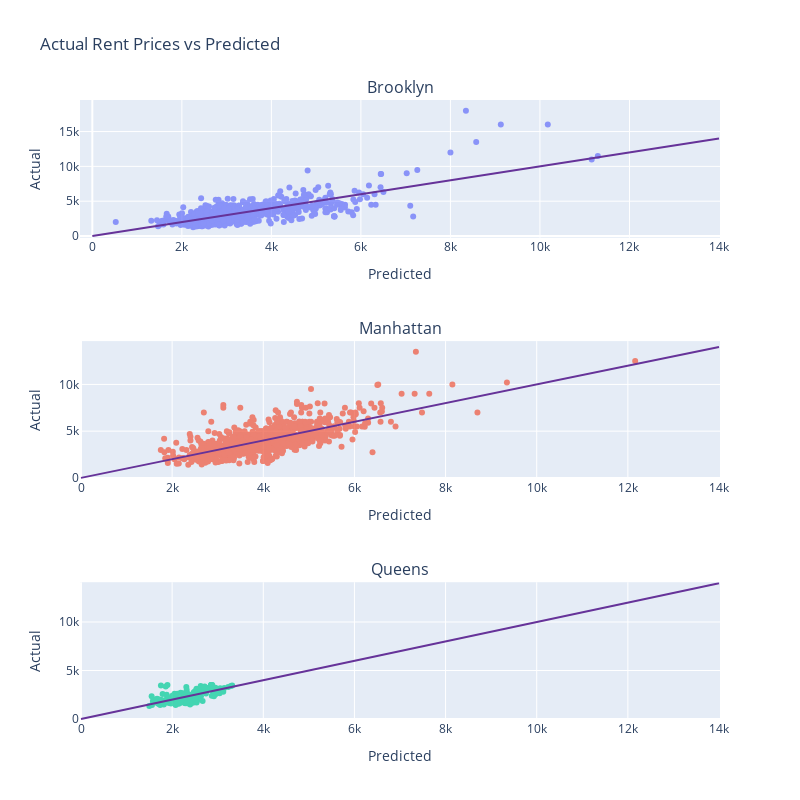

Write notebook code for a chart like this one.
### Code cell
act_vs_pred(
    scalers=[y_scaler_b, y_scaler_m, y_scaler_q],
    models=[model_b, model_m, model_q], 
    X_train=[X_train_b, X_train_m, X_train_q], 
    y_train=[y_train_b, y_train_m, y_train_q])

### Figure 1 — Plotly figure (JSON) as saved in the notebook; plotly's stock layout.template omitted (floating-point values rounded to 4 significant figures; data arrays with more than 128 entries replaced by an {"elided": "..."} marker saying what was removed)
{"data": [{"mode": "markers", "opacity": 0.7, "type": "scatter", "x": {"elided": "810 float values"}, "xaxis": "x", "y": {"elided": "810 float values"}, "yaxis": "y"}, {"mode": "markers", "opacity": 0.7, "type": "scatter", "x": {"elided": "1180 float values"}, "xaxis": "x2", "y": {"elided": "1180 float values"}, "yaxis": "y2"}, {"mode": "markers", "opacity": 0.7, "type": "scatter", "x": {"elided": "185 float values"}, "xaxis": "x3", "y": {"elided": "185 int values"}, "yaxis": "y3"}], "layout": {"annotations": [{"font": {"size": 16}, "showarrow": false, "text": "Brooklyn", "x": 0.5, "xanchor": "center", "xref": "paper", "y": 1, "yanchor": "bottom", "yref": "paper"}, {"font": {"size": 16}, "showarrow": false, "text": "Manhattan", "x": 0.5, "xanchor": "center", "xref": "paper", "y": 0.6111, "yanchor": "bottom", "yref": "paper"}, {"font": {"size": 16}, "showarrow": false, "text": "Queens", "x": 0.5, "xanchor": "center", "xref": "paper", "y": 0.2222, "yanchor": "bottom", "yref": "paper"}], "height": 800, "shapes": [{"line": {"color": "#663399"}, "type": "line", "x0": 0, "x1": 14000, "xref": "x", "y0": 0, "y1": 14000, "yref": "y"}, {"line": {"color": "#663399"}, "type": "line", "x0": 0, "x1": 14000, "xref": "x2", "y0": 0, "y1": 14000, "yref": "y2"}, {"line": {"color": "#663399"}, "type": "line", "x0": 0, "x1": 14000, "xref": "x3", "y0": 0, "y1": 14000, "yref": "y3"}], "showlegend": false, "title": {"text": "Actual Rent Prices vs Predicted"}, "width": 800, "xaxis": {"anchor": "y", "domain": [0, 1], "title": {"text": "Predicted"}}, "xaxis2": {"anchor": "y2", "domain": [0, 1], "title": {"text": "Predicted"}}, "xaxis3": {"anchor": "y3", "domain": [0, 1], "title": {"text": "Predicted"}}, "yaxis": {"anchor": "x", "domain": [0.7778, 1], "title": {"text": "Actual"}}, "yaxis2": {"anchor": "x2", "domain": [0.3889, 0.6111], "title": {"text": "Actual"}}, "yaxis3": {"anchor": "x3", "domain": [0, 0.2222], "title": {"text": "Actual"}}}}
